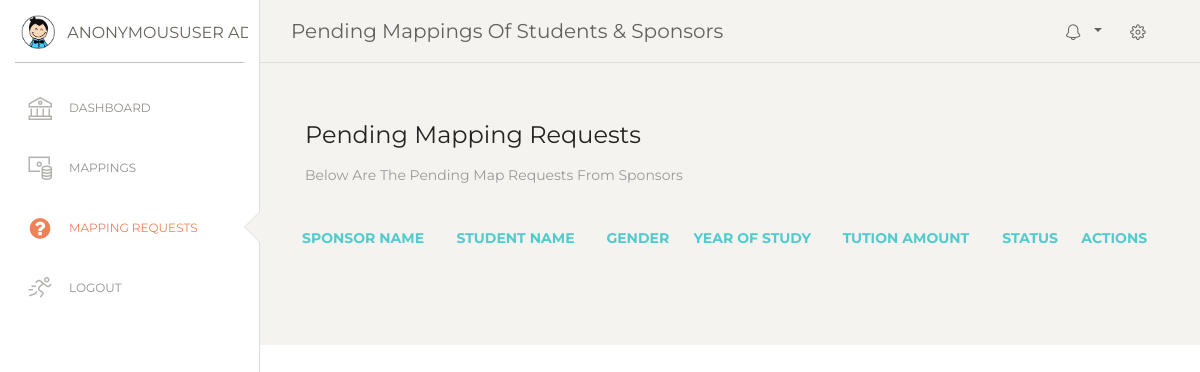
Page /my_admin/admin_map_requests/ on the earlier database version.
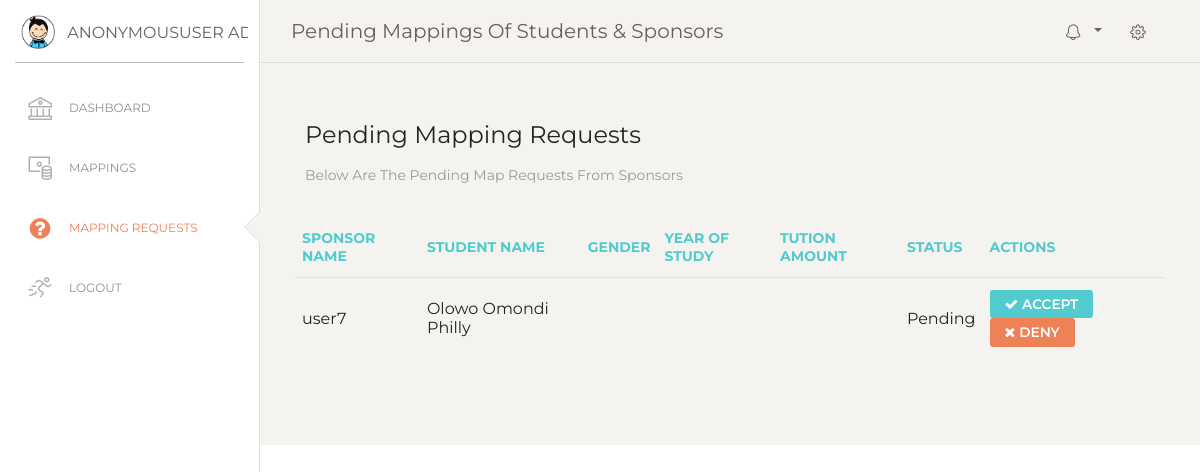
Same page on the later database version.
### u_educ_site/models.py (models this page shows, shortened)
class Mappings(models.Model):
    STATUS = (
        ('Pending', 'Pending'),
        ('Accepted', 'Accepted'),
        ('Rejected', 'Rejected'),
    )
    sponsor = models.ForeignKey(User, on_delete=models.CASCADE)
    studentFullName = models.CharField(max_length=500)
    studentEmail = models.EmailField()
    studentGender = models.TextField(max_length=15, blank=True)
    yearOfStudy = models.CharField(max_length=10, blank=True)
    tuitionAmountPerSemester = models.CharField(max_length=20, blank=True)
    status = models.CharField(max_length=200, null=True, choices=STATUS)

### u_educ_site/views.py (the view)
# urls.py: path('my_admin/admin_map_requests/', views.adminMappingRequests, name='admin_map_requests'),
def adminMappingRequests(request):
    pending_mappings = Mappings.objects.filter(status='Pending')
    context = {
        'pending_mappings': pending_mappings,
        'page_title': 'Pending Mappings of Students & Sponsors',
    }
    return render(request, 'my_admin/admin_map_requests.html', context)

### templates/my_admin/admin_map_requests.html
{% extends 'my_admin/admin_base.html' %}
{% load static %}
{% block content %}
<div class="main-panel">
    <div class="content">
        <div class="row">
          <div class="col-md-12">
            <div class="card card-plain">
              <div class="card-header">
                <h4 class="card-title"> Pending Mapping Requests</h4>
                <p class="card-category"> Below are the pending map requests from sponsors</p>
              </div>
              <div class="card-body">
                <div class="table-responsive">
                    <table class="table">
                        <thead class="text-primary">
                            <tr>
                                <th>Sponsor Name</th>
                                <th>Student Name</th>
                                <th>Gender</th>
                                <th>Year Of Study</th>
                                <th>Tution Amount</th>
                                <th>Status</th>
                                <th>Actions</th>
                            </tr>
                        </thead>
                        <tbody>
                            {% for mapping in pending_mappings %}
                            <tr>
                                <td>{{ mapping.sponsor }}</td>
                                <td>{{ mapping.studentFullName }}</td>
                                <td>{{ mapping.studentGender }}</td>
                                <td>{{ mapping.yearOfStudy }}</td>
                                <td>{{ mapping.tuitionAmountPerSemester }}</td>
                                <td>{{ mapping.status }}</td>
                                <td>
                                  <a href="{% url 'accept_mapping' mapping.id %}">
                                    <button class="btn btn-primary btn-sm"><i class="fa fa-check"></i> Accept</button>
                                  </a>
                                  <a href="{% url 'deny_mapping' mapping.id %}">
                                    <button class="btn btn-danger btn-sm"><i class="fa fa-times"></i> Deny</button>
                                  </a>
                                </td>
                            </tr>
                            {% endfor %}
                        </tbody>
                    </table>
                </div>
            </div>
            </div>
          </div>
        </div>
      </div>
</div>
{% endblock %}

Differences in the rows shown:
now on this page (row edited): Mappings: sponsor "user7", studentFullName "Olowo Omondi Philly", status "Pending"
